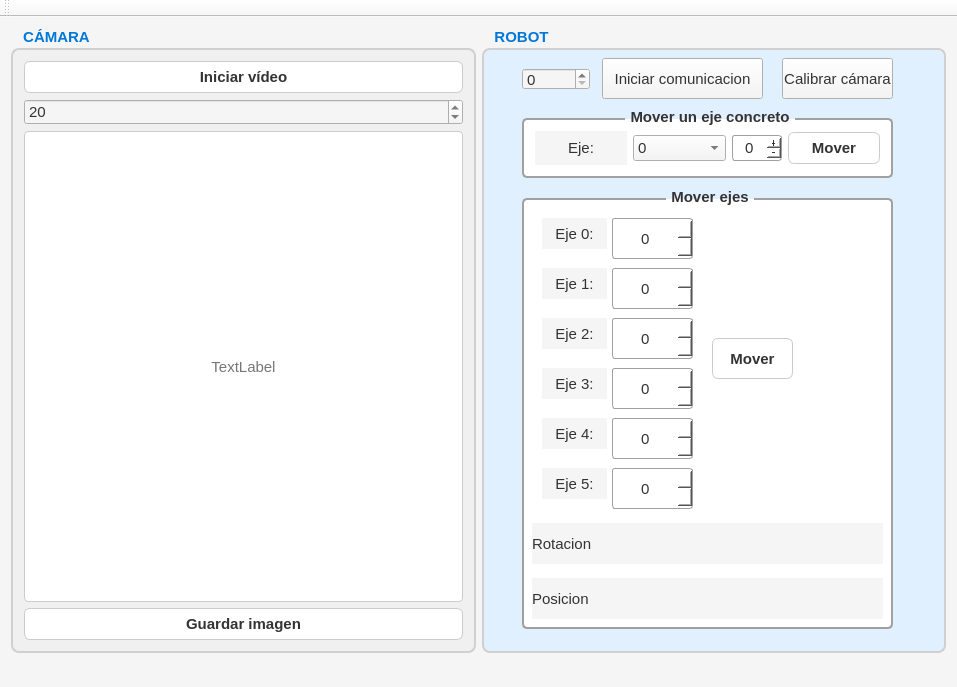
<?xml version="1.0" encoding="UTF-8"?>
<ui version="4.0">
 <class>interfaz_robotClass</class>
 <widget class="QMainWindow" name="interfaz_robotClass">
  <property name="geometry">
   <rect>
    <x>0</x>
    <y>0</y>
    <width>957</width>
    <height>687</height>
   </rect>
  </property>
  <property name="windowTitle">
   <string>interfaz_robot</string>
  </property>
  <property name="styleSheet">
   <string notr="true">QWidget {
    background-color: #f5f5f5;   /* gris claro */
    font-family: &quot;Segoe UI&quot;;
    font-size: 11pt;
    color: #333333;
}
</string>
  </property>
  <widget class="QWidget" name="centralWidget">
   <layout class="QHBoxLayout" name="horizontalLayout_2">
    <item>
     <widget class="QGroupBox" name="groupBox_camara">
      <property name="styleSheet">
       <string notr="true">QGroupBox {
    background-color: #F0F0F0; /* gris clarito */
    border: 2px solid #d0d0d0;
    border-radius: 8px;
    margin-top: 20px;
    font-weight: bold;
}

QGroupBox::title {
    subcontrol-origin: margin;
    subcontrol-position: top left;
    padding: 0 10px;
    color: #0078d7;
    font-size: 12pt;
}
</string>
      </property>
      <property name="title">
       <string>CÁMARA</string>
      </property>
      <property name="alignment">
       <set>Qt::AlignmentFlag::AlignCenter</set>
      </property>
      <layout class="QVBoxLayout" name="verticalLayout">
       <item>
        <widget class="QPushButton" name="btnInicio">
         <property name="styleSheet">
          <string notr="true">QPushButton {
    background-color: #ffffff;       
    border: 1px solid #cccccc;       
    border-radius: 6px;              
    padding: 6px 12px;               
    color: #333333;                  
    font-weight: bold;
}

/* Al pasar el ratón por encima */
QPushButton:hover {
    background-color: #e6f0ff;       /* azul muy claro (efecto hover) */
    border: 1px solid #99c2ff;
}

/* Al hacer clic */
QPushButton:pressed {
    background-color: #cce0ff;       /* azul un poco más fuerte */
    border: 1px solid #66a3ff;
}

/* Si está deshabilitado */
QPushButton:disabled {
    background-color: #f0f0f0;
    color: #aaaaaa;
    border: 1px solid #dddddd;
}
</string>
         </property>
         <property name="text">
          <string>Iniciar vídeo</string>
         </property>
         <property name="checkable">
          <bool>false</bool>
         </property>
        </widget>
       </item>
       <item>
        <widget class="QSpinBox" name="spinFoco">
         <property name="maximum">
          <number>100</number>
         </property>
         <property name="singleStep">
          <number>5</number>
         </property>
         <property name="value">
          <number>20</number>
         </property>
        </widget>
       </item>
       <item>
        <widget class="QLabel" name="lblInicio">
         <property name="sizePolicy">
          <sizepolicy hsizetype="Preferred" vsizetype="Preferred">
           <horstretch>0</horstretch>
           <verstretch>0</verstretch>
          </sizepolicy>
         </property>
         <property name="minimumSize">
          <size>
           <width>400</width>
           <height>0</height>
          </size>
         </property>
         <property name="baseSize">
          <size>
           <width>200</width>
           <height>0</height>
          </size>
         </property>
         <property name="styleSheet">
          <string notr="true">QLabel {
    background-color: #ffffff;
    border: 1px solid #cccccc;
    border-radius: 4px;
    color: #777777;
}

</string>
         </property>
         <property name="frameShape">
          <enum>QFrame::Shape::Box</enum>
         </property>
         <property name="text">
          <string>TextLabel</string>
         </property>
         <property name="alignment">
          <set>Qt::AlignmentFlag::AlignCenter</set>
         </property>
        </widget>
       </item>
       <item>
        <widget class="QPushButton" name="btnGuardar">
         <property name="styleSheet">
          <string notr="true">QPushButton {
    background-color: #ffffff;       
    border: 1px solid #cccccc;     
    border-radius: 6px;             
    padding: 6px 12px;               
    color: #333333;                  
    font-weight: bold;
}

/* Al pasar el ratón por encima */
QPushButton:hover {
    background-color: #e6f0ff;       /* azul muy claro (efecto hover) */
    border: 1px solid #99c2ff;
}

/* Al hacer clic */
QPushButton:pressed {
    background-color: #cce0ff;       /* azul un poco más fuerte */
    border: 1px solid #66a3ff;
}

/* Si está deshabilitado */
QPushButton:disabled {
    background-color: #f0f0f0;
    color: #aaaaaa;
    border: 1px solid #dddddd;
}
</string>
         </property>
         <property name="text">
          <string>Guardar imagen</string>
         </property>
        </widget>
       </item>
      </layout>
     </widget>
    </item>
    <item>
     <widget class="QGroupBox" name="groupBox_robot">
      <property name="sizePolicy">
       <sizepolicy hsizetype="Preferred" vsizetype="Preferred">
        <horstretch>0</horstretch>
        <verstretch>0</verstretch>
       </sizepolicy>
      </property>
      <property name="styleSheet">
       <string notr="true">QGroupBox {
    background-color: #E0F0FF;  /* azul claro */
    border: 2px solid #d0d0d0;
    border-radius: 8px;
    margin-top: 20px;                /* espacio para el título */
    font-weight: bold;
}

QGroupBox::title {
    subcontrol-origin: margin;
    subcontrol-position: top left;
    padding: 0 10px;
    color: #0078d7;                  /* azul para títulos */
    font-size: 12pt;
}
</string>
      </property>
      <property name="title">
       <string>ROBOT</string>
      </property>
      <property name="alignment">
       <set>Qt::AlignmentFlag::AlignCenter</set>
      </property>
      <property name="checkable">
       <bool>false</bool>
      </property>
      <widget class="QGroupBox" name="groupBox_movimiento">
       <property name="geometry">
        <rect>
         <x>40</x>
         <y>80</y>
         <width>371</width>
         <height>70</height>
        </rect>
       </property>
       <property name="styleSheet">
        <string notr="true">QGroupBox {
    background-color: rgb(255, 255, 255);
    border: 2px solid #A0A0A0;  /* borde gris */
    border-radius: 5px;
    margin-top: 10px;
    font-weight: bold;
}

QGroupBox::title {
    subcontrol-origin: margin;
    subcontrol-position: top center; /* título centrado */
    padding: 0 3px;
    color: #333333;
}

QSpinBox {
    background-color: #FFFFFF;
    border: 1px solid #A0A0A0;
    border-radius: 3px;
    padding: 2px;
}

QPushButton {
    background-color: #87CEFA; /* azul cielo */
    border: 1px solid #555;
    border-radius: 5px;
    padding: 5px;
}

QPushButton:hover {
    background-color: #00BFFF; /* azul más intenso al pasar el ratón */
}
</string>
       </property>
       <property name="title">
        <string>Mover un eje concreto</string>
       </property>
       <layout class="QHBoxLayout" name="horizontalLayout">
        <item>
         <widget class="QLabel" name="label_eje_solo">
          <property name="layoutDirection">
           <enum>Qt::LayoutDirection::LeftToRight</enum>
          </property>
          <property name="styleSheet">
           <string notr="true"/>
          </property>
          <property name="text">
           <string>Eje:</string>
          </property>
          <property name="alignment">
           <set>Qt::AlignmentFlag::AlignCenter</set>
          </property>
         </widget>
        </item>
        <item>
         <widget class="QComboBox" name="comboBoxMover1">
          <property name="maximumSize">
           <size>
            <width>100</width>
            <height>16777215</height>
           </size>
          </property>
          <item>
           <property name="text">
            <string>0</string>
           </property>
          </item>
          <item>
           <property name="text">
            <string>1</string>
           </property>
          </item>
          <item>
           <property name="text">
            <string>2</string>
           </property>
          </item>
          <item>
           <property name="text">
            <string>3</string>
           </property>
          </item>
          <item>
           <property name="text">
            <string>4</string>
           </property>
          </item>
          <item>
           <property name="text">
            <string>5</string>
           </property>
          </item>
         </widget>
        </item>
        <item>
         <widget class="QSpinBox" name="spinMover1">
          <property name="sizePolicy">
           <sizepolicy hsizetype="Fixed" vsizetype="Fixed">
            <horstretch>0</horstretch>
            <verstretch>0</verstretch>
           </sizepolicy>
          </property>
          <property name="minimumSize">
           <size>
            <width>50</width>
            <height>0</height>
           </size>
          </property>
          <property name="alignment">
           <set>Qt::AlignmentFlag::AlignCenter</set>
          </property>
          <property name="buttonSymbols">
           <enum>QAbstractSpinBox::ButtonSymbols::PlusMinus</enum>
          </property>
          <property name="minimum">
           <number>-90</number>
          </property>
          <property name="maximum">
           <number>90</number>
          </property>
         </widget>
        </item>
        <item>
         <widget class="QPushButton" name="btnMover1">
          <property name="styleSheet">
           <string notr="true">QPushButton {
    background-color: #ffffff;       
    border: 1px solid #cccccc;       
    border-radius: 6px;              
    padding: 6px 12px;               
    color: #333333;                  
    font-weight: bold;
}

/* Al pasar el ratón por encima */
QPushButton:hover {
    background-color: #e6f0ff;       /* azul muy claro (efecto hover) */
    border: 1px solid #99c2ff;
}

/* Al hacer clic */
QPushButton:pressed {
    background-color: #cce0ff;       /* azul un poco más fuerte */
    border: 1px solid #66a3ff;
}

/* Si está deshabilitado */
QPushButton:disabled {
    background-color: #f0f0f0;
    color: #aaaaaa;
    border: 1px solid #dddddd;
}
</string>
          </property>
          <property name="text">
           <string>Mover</string>
          </property>
         </widget>
        </item>
       </layout>
      </widget>
      <widget class="QGroupBox" name="groupBox_todos">
       <property name="geometry">
        <rect>
         <x>40</x>
         <y>160</y>
         <width>371</width>
         <height>441</height>
        </rect>
       </property>
       <property name="styleSheet">
        <string notr="true">QGroupBox {
	background-color: rgb(255, 255, 255);
    border: 2px solid #A0A0A0;  /* borde gris */
    border-radius: 5px;
    margin-top: 10px;
    font-weight: bold;
}

QGroupBox::title {
    subcontrol-origin: margin;
    subcontrol-position: top center; /* título centrado */
    padding: 0 3px;
    color: #333333;
}

QSpinBox {
    background-color: #FFFFFF;
    border: 1px solid #A0A0A0;
    border-radius: 3px;
    padding: 2px;
}

QPushButton {
    background-color: #87CEFA; /* azul cielo */
    border: 1px solid #555;
    border-radius: 5px;
    padding: 5px;
}

QPushButton:hover {
    background-color: #00BFFF; /* azul más intenso al pasar el ratón */
}
</string>
       </property>
       <property name="title">
        <string>Mover ejes</string>
       </property>
       <widget class="QSpinBox" name="spinEje0">
        <property name="geometry">
         <rect>
          <x>90</x>
          <y>30</y>
          <width>81</width>
          <height>41</height>
         </rect>
        </property>
        <property name="alignment">
         <set>Qt::AlignmentFlag::AlignCenter</set>
        </property>
        <property name="buttonSymbols">
         <enum>QAbstractSpinBox::ButtonSymbols::UpDownArrows</enum>
        </property>
       </widget>
       <widget class="QPushButton" name="btnMoverTodos">
        <property name="geometry">
         <rect>
          <x>190</x>
          <y>150</y>
          <width>81</width>
          <height>41</height>
         </rect>
        </property>
        <property name="styleSheet">
         <string notr="true">QPushButton {
    background-color: #ffffff;       
    border: 1px solid #cccccc;       
    border-radius: 6px;              
    padding: 6px 12px;               
    color: #333333;                  
    font-weight: bold;
}

/* Al pasar el ratón por encima */
QPushButton:hover {
    background-color: #e6f0ff;       /* azul muy claro (efecto hover) */
    border: 1px solid #99c2ff;
}

/* Al hacer clic */
QPushButton:pressed {
    background-color: #cce0ff;       /* azul un poco más fuerte */
    border: 1px solid #66a3ff;
}

/* Si está deshabilitado */
QPushButton:disabled {
    background-color: #f0f0f0;
    color: #aaaaaa;
    border: 1px solid #dddddd;
}</string>
        </property>
        <property name="text">
         <string>Mover</string>
        </property>
       </widget>
       <widget class="QSpinBox" name="spinEje1">
        <property name="geometry">
         <rect>
          <x>90</x>
          <y>80</y>
          <width>81</width>
          <height>41</height>
         </rect>
        </property>
        <property name="alignment">
         <set>Qt::AlignmentFlag::AlignCenter</set>
        </property>
        <property name="buttonSymbols">
         <enum>QAbstractSpinBox::ButtonSymbols::UpDownArrows</enum>
        </property>
       </widget>
       <widget class="QSpinBox" name="spinEje2">
        <property name="geometry">
         <rect>
          <x>90</x>
          <y>130</y>
          <width>81</width>
          <height>41</height>
         </rect>
        </property>
        <property name="alignment">
         <set>Qt::AlignmentFlag::AlignCenter</set>
        </property>
        <property name="buttonSymbols">
         <enum>QAbstractSpinBox::ButtonSymbols::UpDownArrows</enum>
        </property>
       </widget>
       <widget class="QSpinBox" name="spinEje3">
        <property name="geometry">
         <rect>
          <x>90</x>
          <y>180</y>
          <width>81</width>
          <height>41</height>
         </rect>
        </property>
        <property name="alignment">
         <set>Qt::AlignmentFlag::AlignCenter</set>
        </property>
        <property name="buttonSymbols">
         <enum>QAbstractSpinBox::ButtonSymbols::UpDownArrows</enum>
        </property>
       </widget>
       <widget class="QSpinBox" name="spinEje4">
        <property name="geometry">
         <rect>
          <x>90</x>
          <y>230</y>
          <width>81</width>
          <height>41</height>
         </rect>
        </property>
        <property name="alignment">
         <set>Qt::AlignmentFlag::AlignCenter</set>
        </property>
        <property name="buttonSymbols">
         <enum>QAbstractSpinBox::ButtonSymbols::UpDownArrows</enum>
        </property>
       </widget>
       <widget class="QSpinBox" name="spinEje5">
        <property name="geometry">
         <rect>
          <x>90</x>
          <y>280</y>
          <width>81</width>
          <height>41</height>
         </rect>
        </property>
        <property name="alignment">
         <set>Qt::AlignmentFlag::AlignCenter</set>
        </property>
        <property name="buttonSymbols">
         <enum>QAbstractSpinBox::ButtonSymbols::UpDownArrows</enum>
        </property>
       </widget>
       <widget class="QLabel" name="label_eje0">
        <property name="geometry">
         <rect>
          <x>20</x>
          <y>30</y>
          <width>65</width>
          <height>31</height>
         </rect>
        </property>
        <property name="layoutDirection">
         <enum>Qt::LayoutDirection::LeftToRight</enum>
        </property>
        <property name="text">
         <string>Eje 0:</string>
        </property>
        <property name="alignment">
         <set>Qt::AlignmentFlag::AlignCenter</set>
        </property>
       </widget>
       <widget class="QLabel" name="label_eje1">
        <property name="geometry">
         <rect>
          <x>20</x>
          <y>80</y>
          <width>65</width>
          <height>31</height>
         </rect>
        </property>
        <property name="layoutDirection">
         <enum>Qt::LayoutDirection::LeftToRight</enum>
        </property>
        <property name="styleSheet">
         <string notr="true"/>
        </property>
        <property name="text">
         <string>Eje 1:</string>
        </property>
        <property name="alignment">
         <set>Qt::AlignmentFlag::AlignCenter</set>
        </property>
       </widget>
       <widget class="QLabel" name="label_eje2">
        <property name="geometry">
         <rect>
          <x>20</x>
          <y>130</y>
          <width>65</width>
          <height>31</height>
         </rect>
        </property>
        <property name="layoutDirection">
         <enum>Qt::LayoutDirection::LeftToRight</enum>
        </property>
        <property name="styleSheet">
         <string notr="true"/>
        </property>
        <property name="text">
         <string>Eje 2:</string>
        </property>
        <property name="alignment">
         <set>Qt::AlignmentFlag::AlignCenter</set>
        </property>
       </widget>
       <widget class="QLabel" name="label_eje3">
        <property name="geometry">
         <rect>
          <x>20</x>
          <y>180</y>
          <width>65</width>
          <height>31</height>
         </rect>
        </property>
        <property name="layoutDirection">
         <enum>Qt::LayoutDirection::LeftToRight</enum>
        </property>
        <property name="styleSheet">
         <string notr="true"/>
        </property>
        <property name="text">
         <string>Eje 3:</string>
        </property>
        <property name="alignment">
         <set>Qt::AlignmentFlag::AlignCenter</set>
        </property>
       </widget>
       <widget class="QLabel" name="label_eje4">
        <property name="geometry">
         <rect>
          <x>20</x>
          <y>230</y>
          <width>65</width>
          <height>31</height>
         </rect>
        </property>
        <property name="layoutDirection">
         <enum>Qt::LayoutDirection::LeftToRight</enum>
        </property>
        <property name="styleSheet">
         <string notr="true"/>
        </property>
        <property name="text">
         <string>Eje 4:</string>
        </property>
        <property name="alignment">
         <set>Qt::AlignmentFlag::AlignCenter</set>
        </property>
       </widget>
       <widget class="QLabel" name="label_eje5">
        <property name="geometry">
         <rect>
          <x>20</x>
          <y>280</y>
          <width>65</width>
          <height>31</height>
         </rect>
        </property>
        <property name="layoutDirection">
         <enum>Qt::LayoutDirection::LeftToRight</enum>
        </property>
        <property name="styleSheet">
         <string notr="true"/>
        </property>
        <property name="text">
         <string>Eje 5:</string>
        </property>
        <property name="alignment">
         <set>Qt::AlignmentFlag::AlignCenter</set>
        </property>
       </widget>
       <widget class="QLabel" name="lblRotacion">
        <property name="geometry">
         <rect>
          <x>10</x>
          <y>335</y>
          <width>351</width>
          <height>41</height>
         </rect>
        </property>
        <property name="text">
         <string>Rotacion</string>
        </property>
       </widget>
       <widget class="QLabel" name="lblPosicionActual">
        <property name="geometry">
         <rect>
          <x>10</x>
          <y>390</y>
          <width>351</width>
          <height>41</height>
         </rect>
        </property>
        <property name="text">
         <string>Posicion</string>
        </property>
       </widget>
      </widget>
      <widget class="QSpinBox" name="spinBoxCOM">
       <property name="geometry">
        <rect>
         <x>40</x>
         <y>40</y>
         <width>68</width>
         <height>22</height>
        </rect>
       </property>
      </widget>
      <widget class="QPushButton" name="btnComunicacionrobot">
       <property name="geometry">
        <rect>
         <x>120</x>
         <y>30</y>
         <width>161</width>
         <height>41</height>
        </rect>
       </property>
       <property name="text">
        <string>Iniciar comunicacion</string>
       </property>
      </widget>
      <widget class="QPushButton" name="btnCalibrar">
       <property name="geometry">
        <rect>
         <x>300</x>
         <y>30</y>
         <width>111</width>
         <height>41</height>
        </rect>
       </property>
       <property name="text">
        <string>Calibrar cámara</string>
       </property>
      </widget>
     </widget>
    </item>
   </layout>
  </widget>
  <widget class="QMenuBar" name="menuBar">
   <property name="geometry">
    <rect>
     <x>0</x>
     <y>0</y>
     <width>957</width>
     <height>33</height>
    </rect>
   </property>
  </widget>
  <widget class="QToolBar" name="mainToolBar">
   <attribute name="toolBarArea">
    <enum>TopToolBarArea</enum>
   </attribute>
   <attribute name="toolBarBreak">
    <bool>false</bool>
   </attribute>
  </widget>
  <widget class="QStatusBar" name="statusBar"/>
 </widget>
 <layoutdefault spacing="6" margin="11"/>
 <resources>
  <include location="interfaz_robot.qrc"/>
 </resources>
 <connections/>
</ui>
